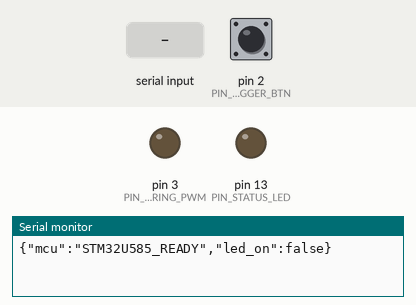
The sketch below on a simulated Arduino Uno, built with avr-gcc and run on an emulated ATmega328P. Parts: output pins drawn as LEDs (lit = HIGH), the last lines printed to the serial monitor. The inputs (shaded band) are chosen by the test bench; at power-on: pin 2 (PIN_TRIGGER_BTN) HIGH.

Above: at 1.2 s.
1.3 s: "LED_ON\n" received over Serial
At 2.3 s:
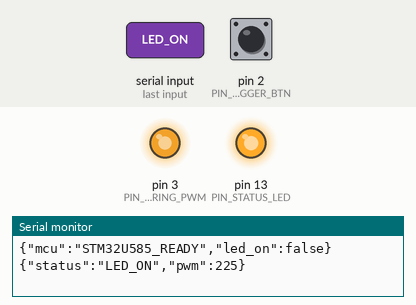
2.8 s: "LED_ON:45\n" received over Serial
At 3.5 s:
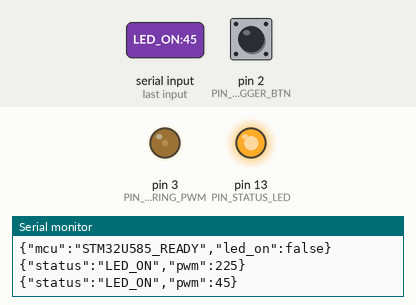
5.9 s: "LED_OFF\n" received over Serial
At 7.0 s:
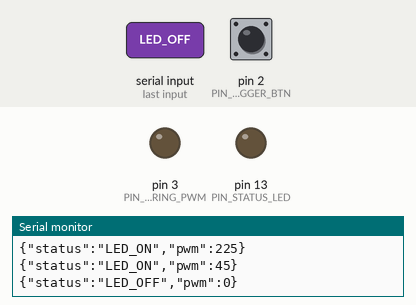
7.4 s: "LED_ON90\n" received over Serial
At 8.2 s:
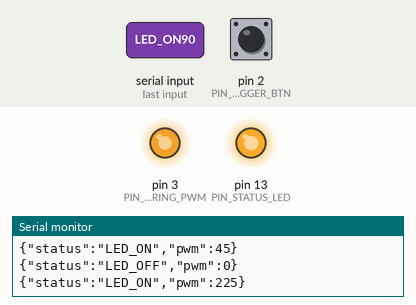
8.9 s: "LED_OFF90\n" received over Serial
At 9.3 s:
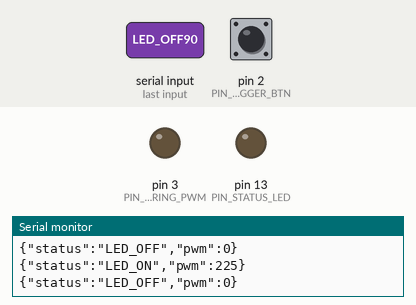
Timing chart, 0 to 11.4 s (numbered marks = the images above; inputs shaded):
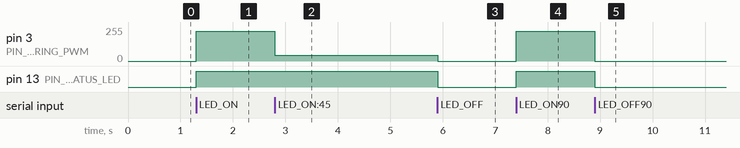

The sketch:

stm32_rig_controller.ino
```cpp
/*
 * ============================================================================
 * Arduino UNO Q — STM32U585 Real-Time MCU Co-Processor Firmware
 * Controls:
 *   - Pin D3 (PWM Output -> Gate MOSFET IRLZ44N / 2N7000) : Lampu LED Diffuser Ring 5V
 *   - Pin D2 (Input Pull-up)                             : Tombol Fisik Pemicu Kamera
 *   - Pin D13 (Built-in LED)                             : Indikator Status Aktif
 * Synchronizes with Python FastAPI Backend on Qualcomm Dragonwing QRB2210 via Serial/IPC.
 * ============================================================================
 */

#define PIN_TRIGGER_BTN  2
#define PIN_LED_RING_PWM 3
#define PIN_STATUS_LED   13

int currentPwm = 0;
bool ledState  = false;
unsigned long lastDebounceMs = 0;
const unsigned long DEBOUNCE_DELAY_MS = 250;

void setLedRingHardware(bool turnOn, int pwmVal) {
  ledState = turnOn;
  currentPwm = turnOn ? constrain(pwmVal, 0, 255) : 0;
  analogWrite(PIN_LED_RING_PWM, currentPwm);
  digitalWrite(PIN_STATUS_LED, turnOn ? HIGH : LOW);
}

void setup() {
  Serial.begin(115200);
  pinMode(PIN_TRIGGER_BTN, INPUT_PULLUP);
  pinMode(PIN_LED_RING_PWM, OUTPUT);
  pinMode(PIN_STATUS_LED, OUTPUT);

  // Pastikan lampu kamera mati saat awal standby (Hemat daya & dingin)
  setLedRingHardware(false, 0);
  Serial.println("{\"mcu\":\"STM32U585_READY\",\"led_on\":false}");
}

void loop() {
  // 1. Baca perintah dari Prosesor Linux QRB2210 (misal saat klik "Nyalakan Kamera" / "Ambil Foto")
  if (Serial.available() > 0) {
    String cmd = Serial.readStringUntil('\n');
    cmd.trim();

    if (cmd.startsWith("LED_ON")) {
      int pwm = 225;
      int sep = cmd.indexOf(':');
      if (sep > 0) {
        pwm = cmd.substring(sep + 1).toInt();
      }
      setLedRingHardware(true, pwm);
      Serial.print("{\"status\":\"LED_ON\",\"pwm\":");
      Serial.print(currentPwm);
      Serial.println("}");
    } else if (cmd.startsWith("LED_OFF")) {
      setLedRingHardware(false, 0);
      Serial.println("{\"status\":\"LED_OFF\",\"pwm\":0}");
    }
  }

  // 2. Deteksi jika tombol fisik pada rig (Pin D2) ditekan oleh pengguna
  if (digitalRead(PIN_TRIGGER_BTN) == LOW) {
    unsigned long now = millis();
    if (now - lastDebounceMs > DEBOUNCE_DELAY_MS) {
      lastDebounceMs = now;
      Serial.println("{\"event\":\"PHYSICAL_BUTTON_PRESSED\"}");
    }
  }
}
```

Measured:
- after the input at 1.3 s, pin 3 (PIN_LED_RING_PWM): 0/255 → 225/255 at once; pin 13 (PIN_STATUS_LED): LOW → HIGH at once
- after the input at 2.8 s, pin 3 (PIN_LED_RING_PWM): 225/255 → 45/255 at once
- after the input at 5.9 s, pin 3 (PIN_LED_RING_PWM): 45/255 → 0/255 at once; pin 13 (PIN_STATUS_LED): HIGH → LOW at once
- after the input at 7.4 s, pin 3 (PIN_LED_RING_PWM): 0/255 → 225/255 at once; pin 13 (PIN_STATUS_LED): LOW → HIGH at once
- after the input at 8.9 s, pin 3 (PIN_LED_RING_PWM): 225/255 → 0/255 at once; pin 13 (PIN_STATUS_LED): HIGH → LOW at once
